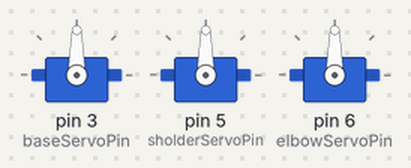
Simulated run of this program. Board: Arduino Uno, built with avr-gcc and run on an emulated ATmega328P. On the bench: 3 × servo.

Above: at 0.05 s.
At 6.0 s:
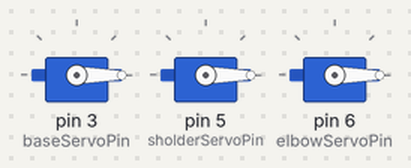
Timing chart, 0 to 7.8 s (numbered marks = the images above):
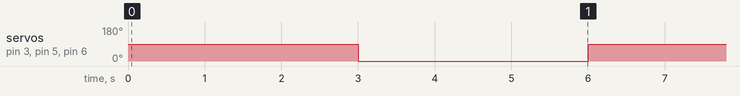

The program:

main.cpp
```cpp
#include <Arduino.h>
#include <Servo.h>

const int baseServoPin = 3;
const int sholderServoPin = 5;
const int elbowServoPin = 6;

Servo base, sholder, elbow;

const int baseAngle = 0;
const int sholderAngle = 0;
const int elbowAngle = 0;

void setup() {
  base.attach(baseServoPin);
  sholder.attach(sholderServoPin);
  elbow.attach(elbowServoPin);
}

void loop() {
  base.write(90);
  sholder.write(90);
  elbow.write(90);
  delay(3000);
  base.write(baseAngle);
  sholder.write(sholderAngle);
  elbow.write(elbowAngle);
  delay(3000);
}
```

Measured:
- by itself, servo on pin 3 (baseServoPin), servo on pin 5 (sholderServoPin), servo on pin 6 (elbowServoPin): alternates 90° for 3.0 s and 0° for 3.0 s
